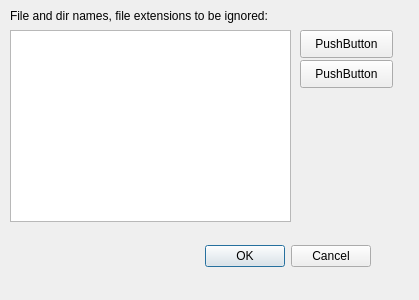
<?xml version="1.0" encoding="UTF-8"?>
<ui version="4.0">
 <class>Dialog</class>
 <widget class="QDialog" name="Dialog">
  <property name="geometry">
   <rect>
    <x>0</x>
    <y>0</y>
    <width>419</width>
    <height>300</height>
   </rect>
  </property>
  <property name="windowTitle">
   <string>Dialog</string>
  </property>
  <widget class="QDialogButtonBox" name="buttonBox">
   <property name="geometry">
    <rect>
     <x>30</x>
     <y>240</y>
     <width>341</width>
     <height>32</height>
    </rect>
   </property>
   <property name="orientation">
    <enum>Qt::Horizontal</enum>
   </property>
   <property name="standardButtons">
    <set>QDialogButtonBox::Cancel|QDialogButtonBox::Ok</set>
   </property>
  </widget>
  <widget class="QListWidget" name="events_list">
   <property name="geometry">
    <rect>
     <x>10</x>
     <y>30</y>
     <width>281</width>
     <height>192</height>
    </rect>
   </property>
  </widget>
  <widget class="QPushButton" name="pushButton">
   <property name="geometry">
    <rect>
     <x>300</x>
     <y>30</y>
     <width>93</width>
     <height>28</height>
    </rect>
   </property>
   <property name="text">
    <string>PushButton</string>
   </property>
  </widget>
  <widget class="QPushButton" name="pushButton_2">
   <property name="geometry">
    <rect>
     <x>300</x>
     <y>60</y>
     <width>93</width>
     <height>28</height>
    </rect>
   </property>
   <property name="text">
    <string>PushButton</string>
   </property>
  </widget>
  <widget class="QLabel" name="label">
   <property name="geometry">
    <rect>
     <x>10</x>
     <y>0</y>
     <width>321</width>
     <height>31</height>
    </rect>
   </property>
   <property name="text">
    <string>File and dir names, file extensions to be ignored:</string>
   </property>
  </widget>
 </widget>
 <resources/>
 <connections>
  <connection>
   <sender>buttonBox</sender>
   <signal>accepted()</signal>
   <receiver>Dialog</receiver>
   <slot>accept()</slot>
   <hints>
    <hint type="sourcelabel">
     <x>248</x>
     <y>254</y>
    </hint>
    <hint type="destinationlabel">
     <x>157</x>
     <y>274</y>
    </hint>
   </hints>
  </connection>
  <connection>
   <sender>buttonBox</sender>
   <signal>rejected()</signal>
   <receiver>Dialog</receiver>
   <slot>reject()</slot>
   <hints>
    <hint type="sourcelabel">
     <x>316</x>
     <y>260</y>
    </hint>
    <hint type="destinationlabel">
     <x>286</x>
     <y>274</y>
    </hint>
   </hints>
  </connection>
 </connections>
</ui>
